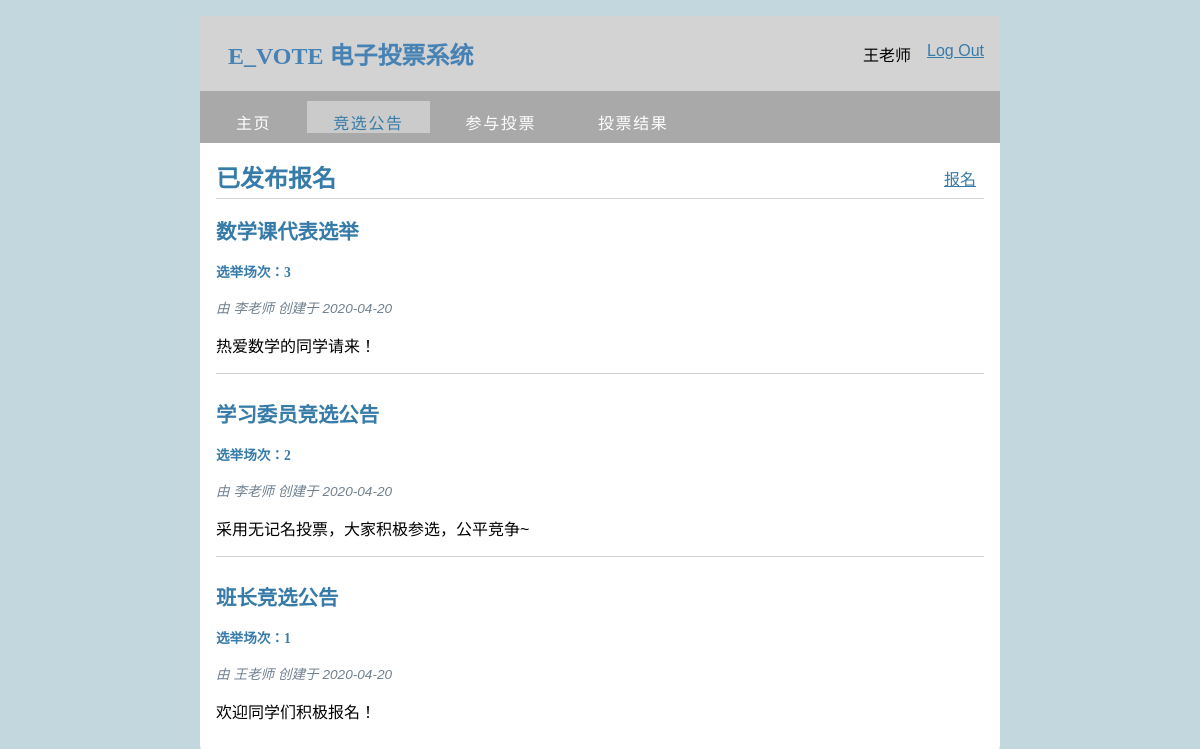
Page /user/notif (signed in) on the committed database.
### tables this page shows
CREATE TABLE admin(
  id INTEGER PRIMARY KEY AUTOINCREMENT,
  username TEXT UNIQUE NOT NULL,
  password TEXT NOT NULL,
  admin_id INTEGER UNIQUE NOT NULL,
  realname TEXT NOT NULL
);

CREATE TABLE election_info(
  info_id INTEGER PRIMARY KEY AUTOINCREMENT,
  author_id INTEGER NOT NULL,
  title TEXT NOT NULL,
  body TEXT NOT NULL,
  created TIMESTAMP NOT NULL DEFAULT CURRENT_TIMESTAMP,
  FOREIGN KEY (author_id) REFERENCES admin (admin_id)
);

### e_vote/user.py (the view)
@bp.route('/notif')
def notif():
    db = get_db()
    posts = db.execute(
        'SELECT p.info_id, author_id, title, body, created, username'
        ' FROM election_info p JOIN admin x ON p.author_id = x.id'
        ' ORDER BY created DESC'
    ).fetchall()
    return render_template('user/notif.html', posts=posts)

### e_vote/auth.py (called while the page is built)
@bp.before_app_request
def load_logged_in_user():
    user_id = session.get('user_id')
    admin_id = session.get('admin_id')
    if user_id is None:
        g.user = get_db().execute(
            'SELECT * FROM admin WHERE id = ?', (admin_id,)
        ).fetchone()
    elif admin_id is None:
        g.user = get_db().execute(
            'SELECT * FROM user WHERE id = ?', (user_id,)
        ).fetchone()
    else:
        g.user=None

### e_vote/db.py (called while the page is built)
def get_db():
    if 'db' not in g:
        g.db=sqlite3.connect(
            current_app.config['DATABASE'],
            detect_types=sqlite3.PARSE_DECLTYPES
        )
        g.db.row_factory=sqlite3.Row
    return g.db

### e_vote/templates/user/notif.html
{% extends 'base1.html' %}
{% block menu %}
  <ul id="menu">
    <li><a href="{{ url_for('user.user_home') }}">主页</a></li>
    <li class="selected"><a href="{{ url_for('user.notif') }}">竞选公告</a></li>
    <li><a href="page.html">参与投票</a></li>
    <li><a href="another_page.html">投票结果</a></li>
  </ul>
{% endblock %}
{% block header %}
  <h1>{% block title %}已发布报名{% endblock %}</h1>
    {% if g.user %}
      <a class="action" href="{{ url_for('user.enroll_form') }}">报名</a>
    {% endif %}
{% endblock %}
{% block content %}
  {% for election_info in posts %}
    <article class="post">
      <header>
        <div>
          <h1>{{ election_info['title'] }}</h1>
          <h4>选举场次：{{ election_info['info_id'] }}</h4>
          <div class="about">由 {{ election_info['username'] }} 创建于 {{ election_info['created'].strftime('%Y-%m-%d') }}</div>
        </div>
      </header>
      <p class="body">{{ election_info['body'] }}</p>
    </article>
    {% if not loop.last %}
      <hr>
    {% endif %}
  {% endfor %}
{% endblock %}

### e_vote/templates/base1.html (shortened to what this page needs)
<!DOCTYPE html>
<html lang="en">
<link rel="stylesheet" href="{{ url_for('static', filename='style1.css') }}">
<nav>
  <h1>E_VOTE 电子投票系统</h1>
  <ul>
    {% if g.user %}
      <li><span>{{ g.user['username'] }}</span>
      <li><a href="{{ url_for('auth.logout') }}">Log Out</a>
    {% else %}
      <li><a href="{{ url_for('auth.register') }}">Register</a>
      <li><a href="{{ url_for('auth.login') }}">Log In</a>
    {% endif %}
  </ul>
</nav>
<div id="menubar">
  {% block menu %}{% endblock %}
</div>
<section class="content">
  <header>
    {% block header %}{% endblock %}
  </header>
  {% block content %}{% endblock %}
</section>
</html>

### e_vote/static/style1.css (style rules this page uses)
html { font-family: arial; background: #c3d7df; padding: 1rem; }
h1, h2, h3, h4, h5, h6 { font-family: "微软雅黑"; color: #377ba8; margin: 1rem 0; }
a { color: #377ba8; }
hr { border: none; border-top: 1px solid lightgray; }
nav { background: lightgray; display: flex; align-items: center; padding: 0 0.5rem; }
nav h1 { flex: auto; margin: 20px; color: #4682B4; }
nav ul { display: flex; list-style: none; margin: 0; padding: 0; }
nav ul li a, nav ul li span, header .action { display: block; padding: 0.5rem; }
div#menubar { margin-left: auto; margin-right: auto; max-width: 800px; height: 52px; padding: 0; background: darkgray; }
div ul#menu, div ul#menu li { float: left; margin: 0; padding: 0; }
div ul#menu li { list-style: none; }
div ul#menu li a { letter-spacing: 0.1em; font: normal 100% arial, sans-serif; display: block; float: left; height: 17px; margin: 10px 0 0 10px; padding: 9px 26px 6px 26px; text-align: center; color: #FFF; text-transform: uppercase; text-decoration: none; background: transparent; }
ul#menu li a:hover, ul#menu li.selected a, ul#menu li.selected a:hover { color: #377ba8; background: transparent url(transparent_light.png) repeat; }
.content { padding: 0 1rem 1rem; }
.content > header { border-bottom: 1px solid lightgray; display: flex; align-items: flex-end; }
.content > header h1 { flex: auto; margin: 1rem 0 0.25rem 0; }
.post > header { display: flex; align-items: flex-end; font-size: 0.85em; }
.post > header > div:first-of-type { flex: auto; }
.post > header h1 { font-size: 1.5em; margin-bottom: 0; }
.post .about { color: slategray; font-style: italic; }
.post .body { white-space: pre-line; }
.content:last-child { margin-bottom: 0; }

### rows in the picture
admin: user.username "王老师"
election_info: title "数学课代表选举", info_id "3", username "李老师", created "2020-04-20", body "热爱数学的同学请来！"
election_info: title "学习委员竞选公告", info_id "2", username "李老师", created "2020-04-20", body "采用无记名投票，大家积极参选，公平竞争~"
election_info: title "班长竞选公告", info_id "1", username "王老师", created "2020-04-20", body "欢迎同学们积极报名！"
